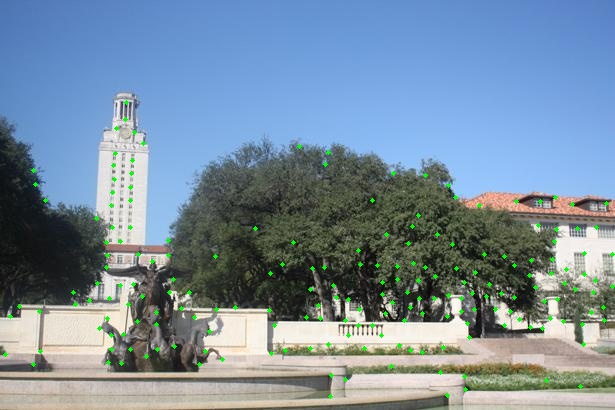
#> input picture panorama-stitching/results/1/uttower1_keypoints.jpg, 615 x 410 px
$ python stitching.py
#> lines starting #> are read from the running program, lines starting #| are printed output that depends on the picture
# stitching.py
import cv2
import numpy as np

def stitch_pair(img1, img2, kp1, kp2, matches, method='affine'):

    src_pts = np.float32([ kp1[m.queryIdx].pt for m in matches ]).reshape(-1,1,2)
    dst_pts = np.float32([ kp2[m.trainIdx].pt for m in matches ]).reshape(-1,1,2)

    if method == 'affine':
        M, mask = cv2.estimateAffine2D(src_pts, dst_pts, method=cv2.RANSAC, ransacReprojThreshold=5.0)

        H = np.vstack([M, [0,0,1]])
    else:
        H, mask = cv2.findHomography(src_pts, dst_pts, cv2.RANSAC, 5.0)

    h1, w1 = img1.shape[:2]
    h2, w2 = img2.shape[:2]

    corners = np.float32([[0,0], [0,h1], [w1,h1], [w1,0]]).reshape(-1,1,2)
    warped_corners = cv2.perspectiveTransform(corners, H)
    all_corners = np.concatenate((warped_corners, np.float32([[0,0],[0,h2],[w2,h2],[w2,0]]).reshape(-1,1,2)), axis=0)
    [xmin, ymin] = np.int32(all_corners.min(axis=0).ravel() - 0.5)
    [xmax, ymax] = np.int32(all_corners.max(axis=0).ravel() + 0.5)
    t = [-xmin, -ymin]

    T = np.array([[1, 0, t[0]],
                  [0, 1, t[1]],
                  [0, 0, 1]])
    result = cv2.warpPerspective(img1, T.dot(H), (xmax-xmin, ymax-ymin))
    result[t[1]:h2+t[1], t[0]:w2+t[0]] = img2
    return result

if __name__ == '__main__':

    img1 = cv2.imread('results/1/uttower1_keypoints.jpg')
#> img1 is the input picture: shape (410, 615, 3); mean B, G, R 157.8, 141.2, 120.5
    img2 = cv2.imread('results/1/uttower2_keypoints.jpg')
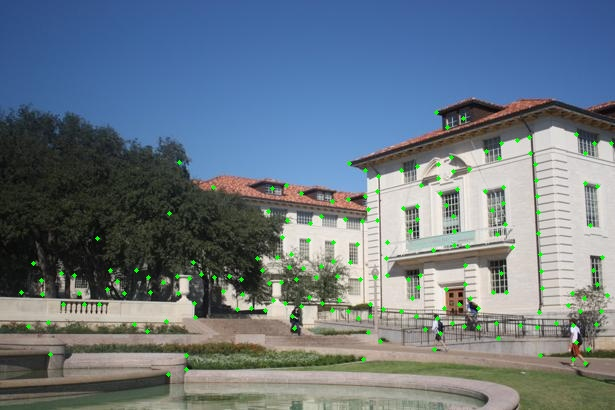
#> input picture panorama-stitching/results/1/uttower2_keypoints.jpg, 615 x 410 px
#> img2 is the input picture: shape (410, 615, 3); mean B, G, R 130.8, 120.2, 106.4
    gray1 = cv2.cvtColor(cv2.imread('images/1/uttower1.jpg'), cv2.COLOR_BGR2GRAY)
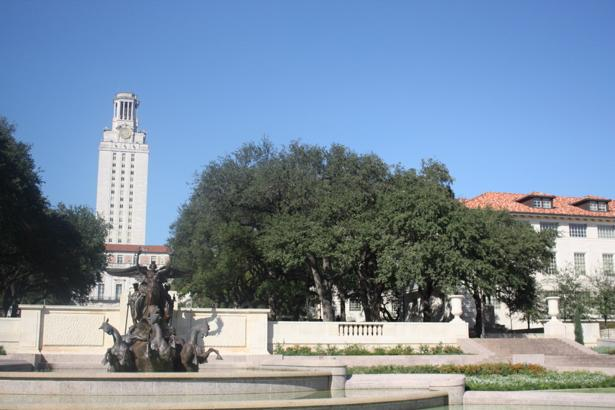
#> input picture panorama-stitching/images/1/uttower1.jpg, 615 x 410 px
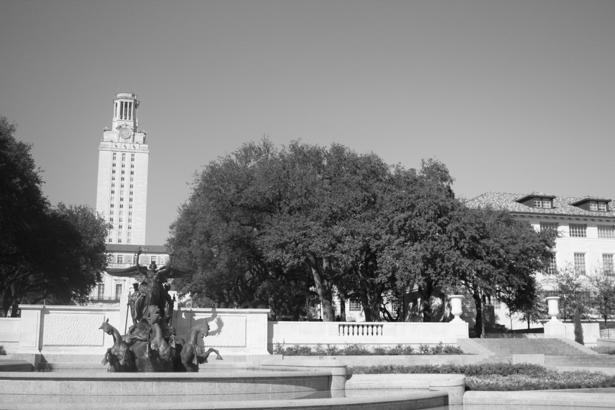
#> gray1: shape (410, 615); min 0, max 255, mean 136.7
    gray2 = cv2.cvtColor(cv2.imread('images/1/uttower2.jpg'), cv2.COLOR_BGR2GRAY)
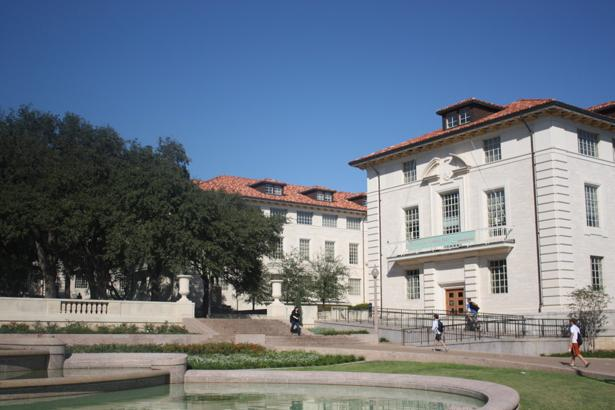
#> input picture panorama-stitching/images/1/uttower2.jpg, 615 x 410 px
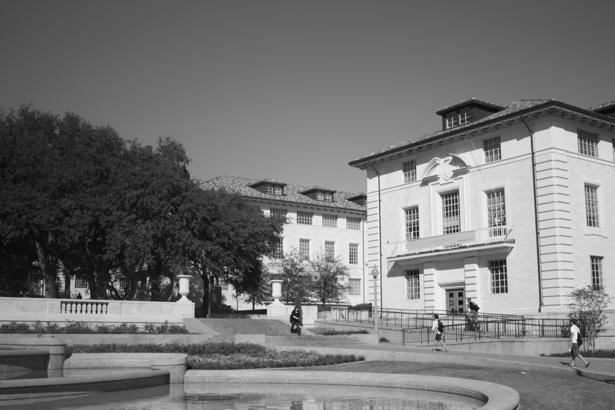
#> gray2: shape (410, 615); min 0, max 253, mean 117.1
    sift = cv2.SIFT_create()
    kp1, desc1 = sift.detectAndCompute(gray1, None)
#> kp1 = 1970 keypoints; strongest (x, y, size): (386, 315, 1.9), (419, 300, 2.1), (541, 330, 4.2), (372, 326, 1.9)
    kp2, desc2 = sift.detectAndCompute(gray2, None)
#> kp2 = 1592 keypoints; strongest (x, y, size): (575, 330, 5.8), (264, 312, 4.1), (474, 307, 5.3), (79, 297, 3.2)

    bf = cv2.BFMatcher(cv2.NORM_L2, crossCheck=True)
    matches = sorted(bf.match(desc1, desc2), key=lambda x: x.distance)[:100]
#> matches = 100 matches

    pano_sift = stitch_pair(cv2.imread('images/1/uttower1.jpg'),
                            cv2.imread('images/1/uttower2.jpg'),
                            kp1, kp2, matches, method='affine')
#> in stitch_pair, `src_pts = np.float32([ kp1[m.queryIdx].pt for m in matches ]).reshape(..`: src_pts = 100 rows, first 8: [592.5, 218.2], [554.1, 197], [523.7, 378.3], [410.7, 304], [531.1, 281.2], [393.3, 352.5], [501.5, 380], [587.5, 208.5]
#> in stitch_pair, `dst_pts = np.float32([ kp2[m.trainIdx].pt for m in matches ]).reshape(..`: dst_pts = 100 rows, first 8: [318.2, 207.2], [284.9, 184.7], [244.2, 357.3], [139.2, 282.5], [258.5, 264.1], [117.5, 330.8], [223.1, 358.9], [314.5, 197.8]
#> in stitch_pair, `M, mask = cv2.estimateAffine2D(src_pts, dst_pts, method=cv2.RANSAC, ra..`: M = [[0.964, -0.0673, -236], [0.0273, 0.965, -21.09]]; mask = 100 values, max 1 at index 0, min 0 at index 16, mean 0.84
#> in stitch_pair, `H = np.vstack([M, [0,0,1]])`: H = [[0.964, -0.0673, -236], [0.0273, 0.965, -21.09], [0, 0, 1]]
#> in stitch_pair, `warped_corners = cv2.perspectiveTransform(corners, H)`: warped_corners = [[-236, -21.09], [-263.6, 374.4], [329.2, 391.2], [356.8, -4.29]]
#> in stitch_pair, `all_corners = np.concatenate((warped_corners, np.float32([[0,0],[0,h2]..`: all_corners = [[-236, -21.09], [-263.6, 374.4], [329.2, 391.2], [356.8, -4.29], [0, 0], [0, 410], [615, 410], [615, 0]]
#> in stitch_pair, `[xmin, ymin] = np.int32(all_corners.min(axis=0).ravel() - 0.5)`: xmin = -264; ymin = -21
#> in stitch_pair, `[xmax, ymax] = np.int32(all_corners.max(axis=0).ravel() + 0.5)`: xmax = 615; ymax = 410
#> in stitch_pair, `t = [-xmin, -ymin]`: t = [264, 21]
#> in stitch_pair, `T = np.array([[1, 0, t[0]], [0, 1, t[1]], [0, 0, 1]])`: T = [[1, 0, 264], [0, 1, 21], [0, 0, 1]]
#> in stitch_pair, `result = cv2.warpPerspective(img1, T.dot(H), (xmax-xmin, ymax-ymin))`:
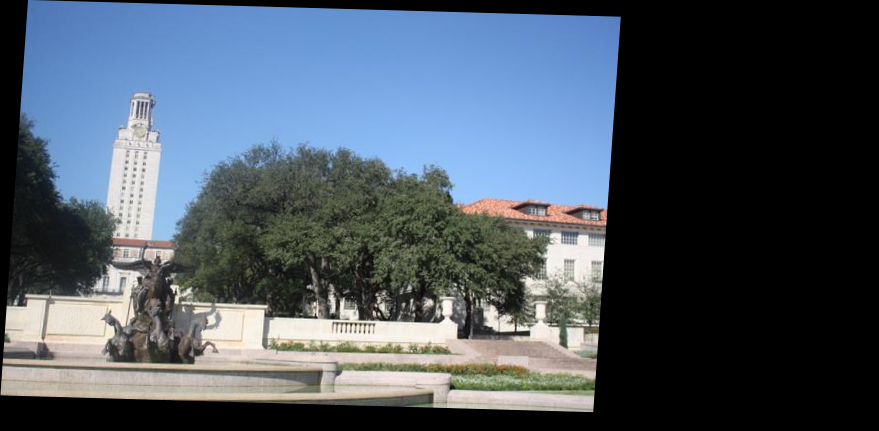
#> result: shape (431, 879, 3); mean B, G, R 98.6, 86.8, 75.6
#> in stitch_pair, img1 is the input picture: shape (410, 615, 3); mean B, G, R 159, 140, 121.9
#> in stitch_pair, `result[t[1]:h2+t[1], t[0]:w2+t[0]] = img2`:
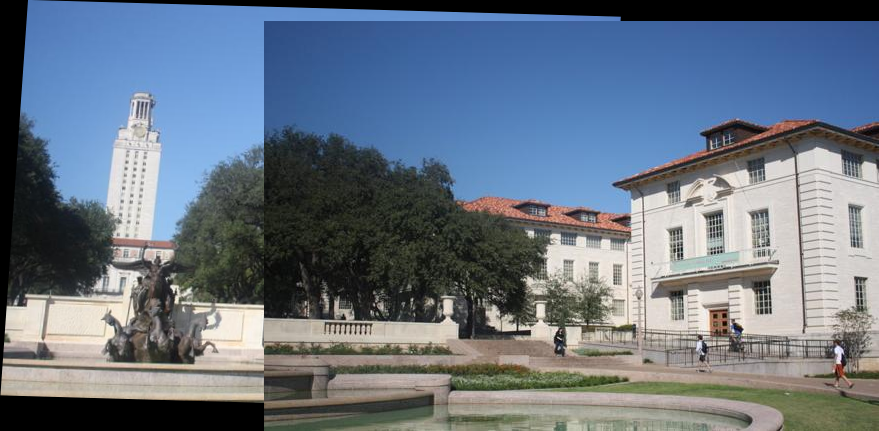
#> result: shape (431, 879, 3); mean B, G, R 130.8, 116.3, 104.1
    cv2.imwrite('results/1/uttower_stitching_sift.png', pano_sift)
